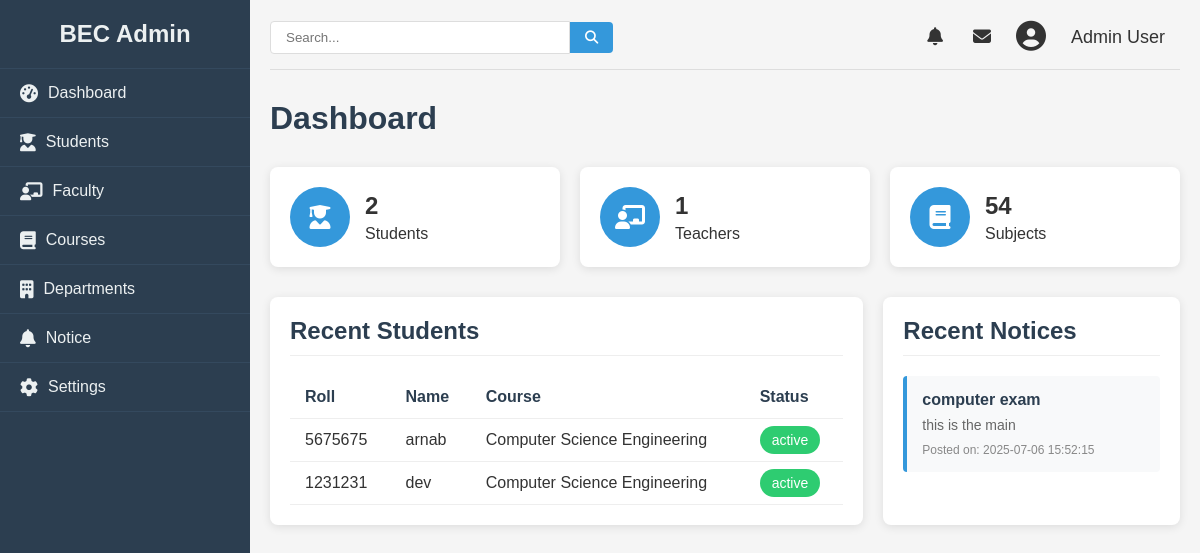
Page /admin (signed in) on the committed database.
### college/model.py (models this page shows, shortened)
class Student(db.Model):
    id = db.Column(db.Integer, primary_key=True)
    name = db.Column(db.String(100), nullable=False)
    roll = db.Column(db.Integer, nullable=False)
    email = db.Column(db.String(100), unique=True, nullable=False)
    phone = db.Column(db.Integer, nullable=False)
    semester = db.Column(db.Integer, db.ForeignKey('semester.id'), nullable=False)
    dob = db.Column(db.Date, nullable=False)
    gender = db.Column(db.String, nullable=False)
    department = db.Column(db.String, nullable=False)
    address = db.Column(db.String, nullable=False)

class Notice(db.Model):
    id = db.Column(db.Integer, primary_key=True)
    title = db.Column(db.String(100), nullable=False)
    content = db.Column(db.String, nullable=False)
    date = db.Column(db.DateTime, nullable=False)

### college/admin/adminroute.py (the view)
@app.route("/admin", methods = ["GET", "POST"])
def admin():
    total_student = Student.query.count()
    total_subject = Subject.query.count()
    total_faculty = Faculty.query.count()
    notices = Notice.query.order_by(desc(Notice.id)).limit(3).all()
    users = Student.query.order_by(desc(Student.id)).limit(5).all()
    global logged
    logged = 'user_id' in session
    if logged:
        return render_template("dash.html", total_student=total_student, total_faculty=total_faculty, notices=notices, departments=dep, users=users, total_subject=total_subject)
    else:
        return redirect(url_for("login"))

### college/admin/templates/dash.html (shortened to what this page needs)
{% from "macro/cmsnav.html" import cmsnav%}
{%extends "admbase.html"%}
{%block head%}
    <link rel="stylesheet" href="{{url_for('static', filename='css/styles.css')}}">
    <link rel="stylesheet" href="https://cdnjs.cloudflare.com/ajax/libs/font-awesome/6.4.0/css/all.min.css">
{%endblock%}
{%block content%}
    <div class="container" w-tid="21">
        {{cmsnav()}}
        <main class="main-content" w-tid="111">
            <header class="top-header" w-tid="113">
                <div class="search-box" w-tid="115">
                    <input type="text" placeholder="Search..." w-tid="117"/>
                    <button w-tid="119"><i class="fas fa-search" w-tid="121"></i></button>
                </div>
                <div class="user-profile" w-tid="123">
                    <span class="notification" w-tid="125"><i class="fas fa-bell" w-tid="127"></i></span>
                    <span class="message" w-tid="129"><i class="fas fa-envelope" w-tid="131"></i></span>
                    <div class="profile-img" w-tid="133">
                        <i class="fas fa-user-circle" w-tid="135"></i>
                    </div>
                    <span class="username" w-tid="137">Admin User</span>
                </div>
            </header>
            <div id="dashboard-page" class="content-section" w-tid="139">
                <div class="dashboard" w-tid="141">
                    <h1 w-tid="143">Dashboard</h1>
                    <div class="stats-cards" w-tid="145">
                        <div class="stat-card" w-tid="147">
                            <div class="stat-icon" w-tid="149"><i class="fas fa-user-graduate" w-tid="151"></i></div>
                            <div class="stat-details" w-tid="153">
                                <h3 w-tid="155">{{total_student}}</h3>
                                <p w-tid="157">Students</p>
                            </div>
                        </div>
                        <div class="stat-card" w-tid="159">
                            <div class="stat-icon" w-tid="161"><i class="fas fa-chalkboard-teacher" w-tid="163"></i></div>
                            <div class="stat-details" w-tid="165">
                                <h3 w-tid="167">{{total_faculty}}</h3>
                                <p w-tid="169">Teachers</p>
                            </div>
                        </div>
                        <div class="stat-card" w-tid="171">
                            <div class="stat-icon" w-tid="173"><i class="fas fa-book" w-tid="175"></i></div>
                            <div class="stat-details" w-tid="177">
                                <h3 w-tid="179">{{total_subject}}</h3>
                                <p w-tid="181">Subjects</p>
                            </div>
                        </div>
                    </div>
                    <div class="dashboard-widgets" w-tid="195">
                        <div class="widget recent-students" w-tid="197">
                            <h2 w-tid="199">Recent Students</h2>
                            <table w-tid="201">
                                <thead w-tid="203">
                                    <tr w-tid="205">
                                        <th w-tid="207">Roll</th>
                                        <th w-tid="209">Name</th>
                                        <th w-tid="211">Course</th>
                                        <th w-tid="213">Status</th>
                                    </tr>
                                </thead>
                                {%for student in users %}
                                <tbody w-tid="215">
                                    <tr w-tid="217">
                                        <td w-tid="219">{{student.roll}}</td>
                                        <td w-tid="221">{{student.name}}</td>
                                        <td w-tid="223">{{student.department}}</td>
                                        <td w-tid="225"><span class="status active" w-tid="227">active</span></td>
                                    </tr>
                                    {%endfor%}
                                </tbody>
                            </table>
                        </div>
                        <div class="widget notice-board" w-tid="313">
                            <h2 w-tid="315">Recent Notices</h2>
                            <div class="notice-list" w-tid="317">
                                {% for notice in notices %}
                                <div class="notice-item" w-tid="331">
                                    <h3 w-tid="333">{{ notice.title }}</h3>
                                    <p w-tid="335">{{ notice.content }}</p>
                                    <div class="notice-meta" w-tid="337">
                                        <span w-tid="341">Posted on: {{ notice.date }}</span>
                                    </div>
                                </div>
                                {% endfor %}
                            </div>
                        </div>
                    </div>
                </div>
            </div>
        </div>
{%endblock%}

### college/static/css/styles.css (style rules this page uses)
* { margin: 0; padding: 0; box-sizing: border-box; }
body { font-family: Arial, sans-serif; background-color: #f5f5f5; color: #333; }
.container { display: flex; min-height: 100vh; }
.main-content { flex: 1; padding: 20px; }
.top-header { display: flex; justify-content: space-between; align-items: center; margin-bottom: 30px; padding-bottom: 15px; border-bottom: 1px solid #ddd; }
.search-box { display: flex; align-items: center; }
.search-box input { padding: 8px 15px; border: 1px solid #ddd; border-radius: 4px 0 0 4px; width: 300px; }
.search-box button { background: #3498db; color: white; border: none; padding: 8px 15px; border-radius: 0 4px 4px 0; cursor: pointer; }
.user-profile { display: flex; align-items: center; }
.user-profile span { margin: 0 15px; font-size: 18px; cursor: pointer; }
.profile-img { font-size: 30px; margin: 0 10px; }
.dashboard h1 { margin-bottom: 30px; color: #2c3e50; }
.stats-cards { display: grid; grid-template-columns: repeat(auto-fill, minmax(240px, 1fr)); gap: 20px; margin-bottom: 30px; }
.stat-card { background: white; border-radius: 8px; padding: 20px; box-shadow: 0 2px 10px rgba(0, 0, 0, 0.1); display: flex; align-items: center; }
.stat-icon { background: #3498db; color: white; width: 60px; height: 60px; border-radius: 50%; display: flex; align-items: center; justify-content: center; font-size: 24px; margin-right: 15px; }
.stat-details h3 { font-size: 24px; margin-bottom: 5px; }
.dashboard-widgets { display: grid; grid-template-columns: 2fr 1fr; gap: 20px; }
.widget { background: white; border-radius: 8px; padding: 20px; box-shadow: 0 2px 10px rgba(0, 0, 0, 0.1); }
.widget h2 { margin-bottom: 20px; color: #2c3e50; padding-bottom: 10px; border-bottom: 1px solid #eee; }
table { width: 100%; border-collapse: collapse; }
th, td { padding: 12px 15px; text-align: left; border-bottom: 1px solid #eee; }
th { font-weight: bold; color: #2c3e50; }
.status { padding: 6px 12px; border-radius: 20px; font-size: 14px; }
.active { background-color: #2ecc71; color: white; }
.content-section { display: none; }
#dashboard-page { display: block; }
.notice-list { margin-bottom: 20px; }
.notice-item { background: #f8f9fa; border-left: 4px solid #3498db; padding: 15px; margin-bottom: 15px; border-radius: 4px; }
.notice-item h3 { color: #2c3e50; margin-bottom: 8px; font-size: 16px; }
.notice-item p { color: #666; font-size: 14px; margin: 0; }
.notice-meta { display: flex; justify-content: space-between; align-items: center; margin-top: 10px; font-size: 12px; color: #888; }

### rows in the picture
Student: roll "5675675", name "arnab", department "Computer Science Engineering"
Student: roll "1231231", name "dev", department "Computer Science Engineering"
Notice: title "computer exam", content "this is the main", date "2025-07-06 15:52:15"

### other values in the picture
{{ total_student }} "2"
{{ total_faculty }} "1"
{{ total_subject }} "54"
